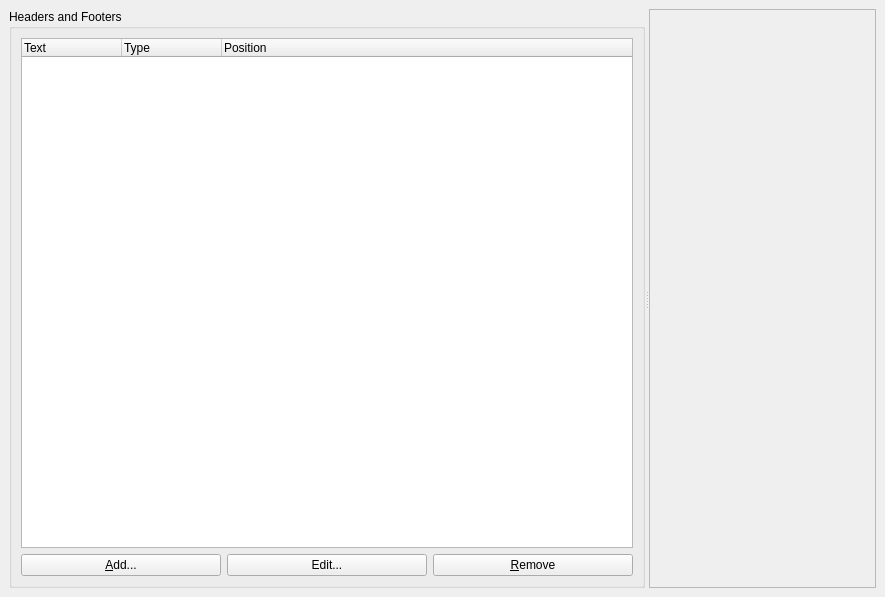
<ui version="4.0" >
 <author></author>
 <comment></comment>
 <exportmacro></exportmacro>
 <class>MainWindow</class>
 <widget class="QWidget" name="MainWindow" >
  <property name="geometry" >
   <rect>
    <x>0</x>
    <y>0</y>
    <width>885</width>
    <height>597</height>
   </rect>
  </property>
  <property name="windowTitle" >
   <string>KD Chart 2 example: Headers and Footers</string>
  </property>
  <property name="windowIcon" >
   <iconset/>
  </property>
  <layout class="QVBoxLayout" >
   <property name="margin" >
    <number>9</number>
   </property>
   <property name="spacing" >
    <number>6</number>
   </property>
   <item>
    <widget class="QSplitter" name="splitter" >
     <property name="orientation" >
      <enum>Qt::Horizontal</enum>
     </property>
     <widget class="QSplitter" name="splitter2" >
      <property name="orientation" >
       <enum>Qt::Vertical</enum>
      </property>
      <widget class="QGroupBox" name="groupBox" >
       <property name="title" >
        <string>Headers and Footers</string>
       </property>
       <layout class="QVBoxLayout" >
        <property name="margin" >
         <number>9</number>
        </property>
        <property name="spacing" >
         <number>6</number>
        </property>
        <item>
         <widget class="QTreeWidget" name="headersTV" >
          <column>
           <property name="text" >
            <string>Text</string>
           </property>
          </column>
          <column>
           <property name="text" >
            <string>Type</string>
           </property>
          </column>
          <column>
           <property name="text" >
            <string>Position</string>
           </property>
          </column>
         </widget>
        </item>
        <item>
         <layout class="QHBoxLayout" >
          <property name="margin" >
           <number>0</number>
          </property>
          <property name="spacing" >
           <number>6</number>
          </property>
          <item>
           <widget class="QPushButton" name="addHeaderPB" >
            <property name="text" >
             <string>&amp;Add...</string>
            </property>
           </widget>
          </item>
          <item>
           <widget class="QPushButton" name="editHeaderPB" >
            <property name="text" >
             <string>Edit...</string>
            </property>
           </widget>
          </item>
          <item>
           <widget class="QPushButton" name="removeHeaderPB" >
            <property name="text" >
             <string>&amp;Remove</string>
            </property>
           </widget>
          </item>
         </layout>
        </item>
       </layout>
      </widget>
     </widget>
     <widget class="QFrame" name="chartFrame" >
      <property name="frameShape" >
       <enum>QFrame::StyledPanel</enum>
      </property>
      <property name="frameShadow" >
       <enum>QFrame::Raised</enum>
      </property>
     </widget>
    </widget>
   </item>
  </layout>
 </widget>
 <pixmapfunction></pixmapfunction>
 <resources>
  <include location="../HeaderFooter/BarChart" />
 </resources>
 <connections/>
</ui>
